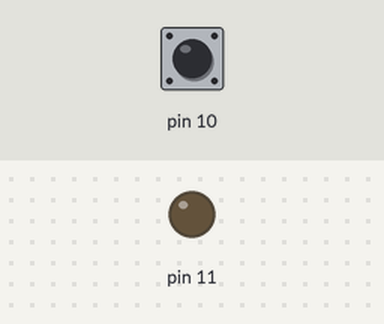
Recording of a program running on a simulated Raspberry Pi (header pin numbers). On the bench: output pins drawn as LEDs (lit = HIGH). The inputs (shaded band) are chosen by the test bench; at power-on: pin 10 LOW. What the program prints to the terminal is not drawn.

Above: at 1.2 s.
1.3 s: pin 10 pulled HIGH for 0.15 s
At 1.37 s:
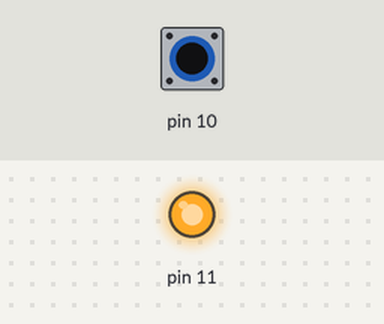
2.9 s: pin 10 pulled HIGH for 3.2 s
At 7.5 s:
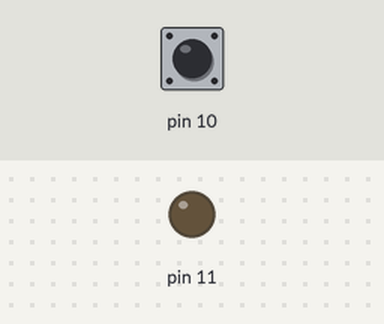
Timing chart, 0 to 9.0 s (numbered marks = the images above; inputs shaded):
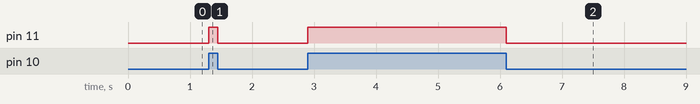

The program:

sensor.py
```python
# Install dependence: $ sudo apt-get install python-rpi.gpio python3-rpi.gpio
# Reference: https://raspberrypihq.com/use-a-push-button-with-raspberry-pi-gpio/ + https://sourceforge.net/p/raspberry-gpio-python/wiki/Inputs/

import RPi.GPIO as GPIO # Import Raspberry Pi GPIO library
GPIO.setwarnings(False) # Ignore warning
GPIO.setmode(GPIO.BOARD) # Use physical pin numbering
GPIO.setup(10, GPIO.IN, pull_up_down=GPIO.PUD_DOWN) # Set pin 10 to be an input of fotopoc sensor, if pin 10 is HIGH a person is located between the way
GPIO.setup(11, GPIO.OUT) # Set pin 11 to be an output, this is only for test, turn on a led.


while True: # Run forever
    if GPIO.input(10) == GPIO.HIGH:
        GPIO.output(11,GPIO.HIGH)
        print "HAY UNA PERSONA EN EL MEDIO"
    if GPIO.input(10) == GPIO.LOW:
        GPIO.output(11,GPIO.LOW)
        print "NO HAY NADIE, SE PUEDE OPERAR"
```

Measured:
- after the input at 1.3 s, pin 11: LOW → HIGH at once, → LOW 0.15 s later
- after the input at 2.9 s, pin 11: LOW → HIGH at once, → LOW 3.2 s later
